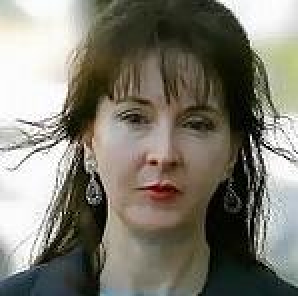
#> input picture Module-2/data/female/female_000064.jpg, 149 x 148 px (shown 2 times larger); its folder holds only this picture in this run
$ jupyter execute 'Module-2-Image Cropping.ipynb'   (shell and % lines are left out)
#> lines starting #> are read from the running program, lines starting #| are printed output that depends on the picture; after the words box and inside, x2 and y2 are one past the last pixel; in counts of white or black regions, pixels touching at a corner belong together
[cell 1]
import numpy as np
import cv2
import matplotlib.pyplot as plt

[cell 2]
from glob import glob

[cell 3]
femalepath = glob('./data/female/*.jpg')
malepath = glob('./data/male/*.jpg')

[cell 4]
len(femalepath), len(malepath)

[cell 5]
# let us consider one image
path = femalepath[0]
img = cv2.imread(path)
#> img is the input picture: shape (148, 149, 3); mean B, G, R 112.1, 123.2, 126.2

[cell 6]
plt.imshow(img)
plt.show()

[cell 7]
# convert image into grayscale
gray = cv2.cvtColor(img,cv2.COLOR_BGR2GRAY)
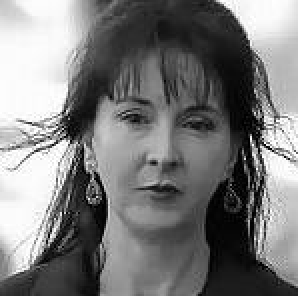
#> gray: shape (148, 149) (shown 2 times larger); min 0, max 255, mean 122.8
gray.shape
#> Out = (148, 149)

[cell 8]
plt.imshow(gray,cmap='gray')

[cell 9]
# load haar cascade classifier
haar = cv2.CascadeClassifier('./model/haarcascade_frontalface_default.xml')

[cell 10]
faces = haar.detectMultiScale(gray,1.5,5)
#> faces = [[41, 31, 81, 81]]
print(faces)
#| [[41 31 81 81]]

[cell 11]
for x,y,w,h in faces:
    cv2.rectangle(img,(x,y),(x+w,y+h),(0,255,0),2)
#> this loop made 1 pass
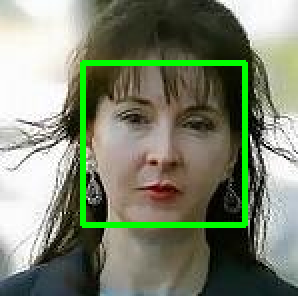
#> img: shape (148, 149, 3) (shown 2 times larger); 4.39% of pixels changed, all inside (x1, y1, x2, y2) = (40, 30, 124, 114)
plt.imshow(img)

[cell 12]
# crop the image
crop_img = img[y:y+h,x:x+h]
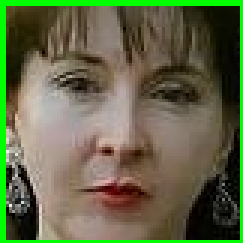
#> crop_img: shape (81, 81, 3) (shown 3 times larger); mean B, G, R 70.3, 103, 97.3

[cell 13]
plt.imshow(crop_img)

[cell 14]
# save the image
cv2.imwrite('f_01.png',crop_img)
#> Out = True

[cell 15]
# Apply to all the images
def extract_images(path,gender,i):
#> called with path = './data/female/female_000064.jpg', gender = 'female', i = 1
    img = cv2.imread(path)
    gray = cv2.cvtColor(img,cv2.COLOR_BGR2GRAY)
    faces = haar.detectMultiScale(gray,1.5,5)
#> faces = [[41, 31, 81, 81]]
    for x,y,w,h in faces:
        roi = img[y:y+h,x:x+w]
        if gender == 'male':
            cv2.imwrite('./data/crop/male_crop/{}_{}.png'.format(gender,i),roi)
        else:
            cv2.imwrite('./data/crop/female_crop/{}_{}.png'.format(gender,i),roi)
#> this loop made 1 pass
#> pass 1, in extract_images, `roi = img[y:y+h,x:x+w]`:
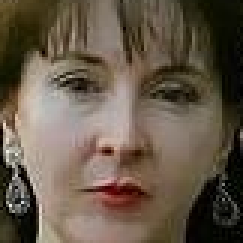
#> roi: shape (81, 81, 3) (shown 3 times larger); mean B, G, R 73, 88.4, 101.8

[cell 16]
extract_images(femalepath[0],'female',1)

[cell 17]
for i,path in enumerate(femalepath):
    try:

        extract_images(path,'female',i)
#> the loop in extract_images (call 2), `for x,y,w,h in faces:` made 1 pass

$ run again, on Module-2/data/female/female_000660.jpg
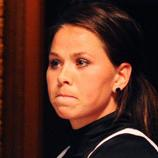
#> input picture Module-2/data/female/female_000660.jpg, 158 x 158 px
#> img is the input picture: shape (158, 158, 3); mean B, G, R 34.9, 46, 82.6
#> `gray = cv2.cvtColor(img,cv2.COLOR_BGR2GRAY)`:
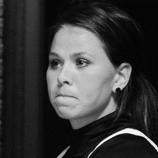
#> gray: shape (158, 158); min 0, max 253, mean 55.7
#> `faces = haar.detectMultiScale(gray,1.5,5)`: faces = [[30, 32, 81, 81]]
#| [[30 32 81 81]]
#> the loop `for x,y,w,h in faces:` made 1 pass
#> `cv2.imwrite('f_01.png',crop_img)`: Out = True
#> in extract_images, `faces = haar.detectMultiScale(gray,1.5,5)`: faces = [[30, 32, 81, 81]]
#> the loop in extract_images, `for x,y,w,h in faces:` made 1 pass
#> pass 1, in extract_images, `roi = img[y:y+h,x:x+w]`:
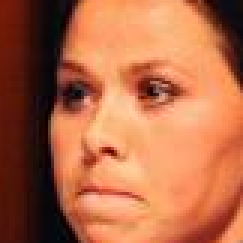
#> roi: shape (81, 81, 3) (shown 3 times larger); mean B, G, R 71.4, 105.5, 179.4
#> the loop in extract_images (call 2), `for x,y,w,h in faces:` made 1 pass

$ run again, on Module-2/data/female/female_000215.jpg
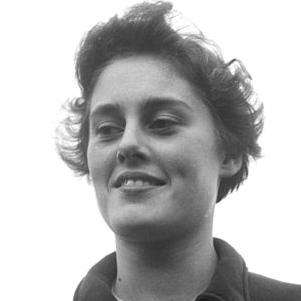
#> input picture Module-2/data/female/female_000215.jpg, 301 x 301 px
#> img is the input picture: shape (301, 301, 3); min 23, max 255, mean 186.9
#> `faces = haar.detectMultiScale(gray,1.5,5)`: faces = [[53, 51, 182, 182]]
#| [[ 53  51 182 182]]
#> the loop `for x,y,w,h in faces:` made 1 pass
#> after the loop `for x,y,w,h in faces:`:
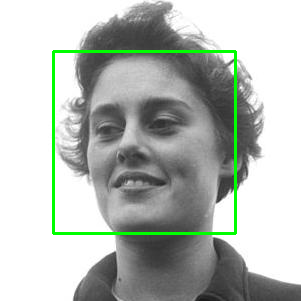
#> img: shape (301, 301, 3); 2.41% of pixels changed, all inside (x1, y1, x2, y2) = (52, 50, 237, 235)
#> `cv2.imwrite('f_01.png',crop_img)`: Out = True
#> in extract_images, `faces = haar.detectMultiScale(gray,1.5,5)`: faces = [[53, 51, 182, 182]]
#> the loop in extract_images, `for x,y,w,h in faces:` made 1 pass
#> pass 1, in extract_images, `roi = img[y:y+h,x:x+w]`:
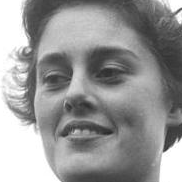
#> roi: shape (182, 182, 3); min 42, max 255, mean 150.2
#> the loop in extract_images (call 2), `for x,y,w,h in faces:` made 1 pass
